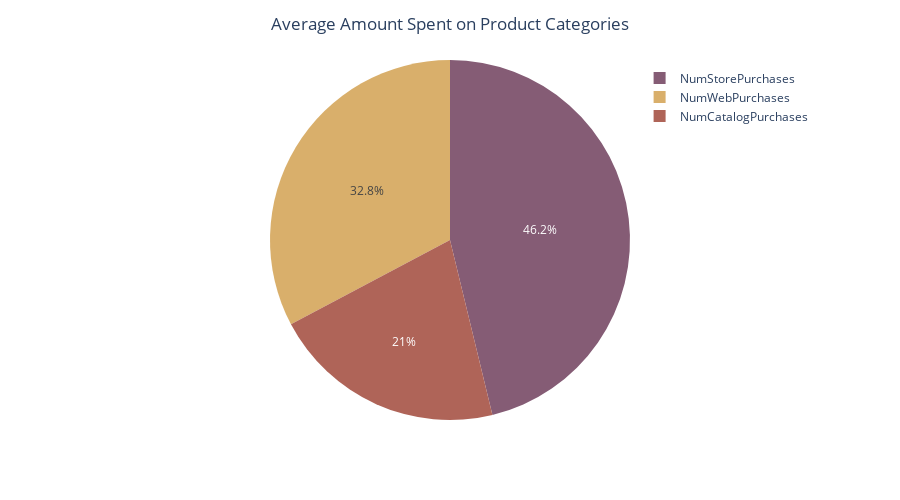

Here is the notebook cell this chart was saved with:
### Markdown cell above
## 4. Tempat Penjualan

### Code cell
avg = df[['NumWebPurchases', 'NumCatalogPurchases', 'NumStorePurchases']].mean(axis=0)

fig = px.pie(values=avg.values, names=avg.index, width=900, height=500,
             color_discrete_sequence=px.colors.qualitative.Antique)
fig.update_layout(title_text='Average Amount Spent on Product Categories', title_x=0.5,
                  legend=dict(
                      yanchor="top",
                      y=0.99,
                      xanchor="right",
                      x=0.99
                  ))

### Figure 1 — Plotly figure (JSON) as saved in the notebook; plotly's stock layout.template omitted (floating-point values rounded to 4 significant figures)
{"data": [{"domain": {"x": [0, 1], "y": [0, 1]}, "hovertemplate": "label=%{label}<br>value=%{value}<extra></extra>", "labels": ["NumWebPurchases", "NumCatalogPurchases", "NumStorePurchases"], "legendgroup": "", "name": "", "showlegend": true, "type": "pie", "values": [4.116, 2.643, 5.807]}], "layout": {"height": 500, "legend": {"tracegroupgap": 0, "x": 0.99, "xanchor": "right", "y": 0.99, "yanchor": "top"}, "margin": {"t": 60}, "piecolorway": ["rgb(133, 92, 117)", "rgb(217, 175, 107)", "rgb(175, 100, 88)", "rgb(115, 111, 76)", "rgb(82, 106, 131)", "rgb(98, 83, 119)", "rgb(104, 133, 92)", "rgb(156, 156, 94)", "rgb(160, 97, 119)", "rgb(140, 120, 93)", "rgb(124, 124, 124)"], "title": {"text": "Average Amount Spent on Product Categories", "x": 0.5}, "width": 900}}
